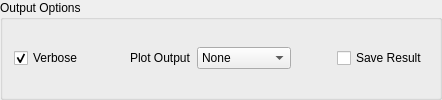
        <widget class="QGroupBox" name="absp_gbOutputOptions">
         <property name="title">
          <string>Output Options</string>
         </property>
         <layout class="QVBoxLayout" name="verticalLayout_11">
          <item>
           <layout class="QHBoxLayout" name="horizontalLayout_6">
            <item>
             <widget class="QCheckBox" name="absp_ckVerbose">
              <property name="enabled">
               <bool>true</bool>
              </property>
              <property name="text">
               <string>Verbose</string>
              </property>
              <property name="checkable">
               <bool>true</bool>
              </property>
              <property name="checked">
               <bool>true</bool>
              </property>
             </widget>
            </item>
            <item>
             <spacer name="horizontalSpacer_6">
              <property name="orientation">
               <enum>Qt::Horizontal</enum>
              </property>
              <property name="sizeHint" stdset="0">
               <size>
                <width>40</width>
                <height>20</height>
               </size>
              </property>
             </spacer>
            </item>
            <item>
             <widget class="QLabel" name="absp_lbPlotOutput">
              <property name="sizePolicy">
               <sizepolicy hsizetype="Maximum" vsizetype="Preferred">
                <horstretch>0</horstretch>
                <verstretch>0</verstretch>
               </sizepolicy>
              </property>
              <property name="text">
               <string>Plot Output</string>
              </property>
             </widget>
            </item>
            <item>
             <widget class="QComboBox" name="absp_cbPlotOutput">
              <item>
               <property name="text">
                <string>None</string>
               </property>
              </item>
              <item>
               <property name="text">
                <string>Wavelength</string>
               </property>
              </item>
              <item>
               <property name="text">
                <string>Angle</string>
               </property>
              </item>
              <item>
               <property name="text">
                <string>Both</string>
               </property>
              </item>
             </widget>
            </item>
            <item>
             <spacer name="horizontalSpacer_12">
              <property name="orientation">
               <enum>Qt::Horizontal</enum>
              </property>
              <property name="sizeHint" stdset="0">
               <size>
                <width>40</width>
                <height>20</height>
               </size>
              </property>
             </spacer>
            </item>
            <item>
             <widget class="QCheckBox" name="absp_ckSave">
              <property name="text">
               <string>Save Result</string>
              </property>
             </widget>
            </item>
           </layout>
          </item>
         </layout>
        </widget>
